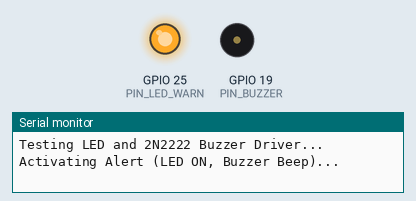
Recording of a sketch running on a simulated ESP32. Parts: output pins drawn as LEDs (lit = HIGH), buzzer (waves = sounding, pin HIGH), the last lines printed to the serial monitor.

Above: at 0.5 s.
At 3.07 s:
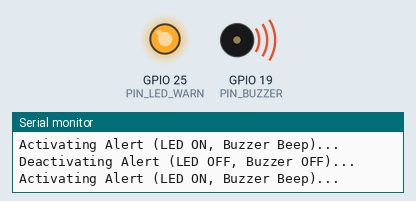
At 5.0 s:
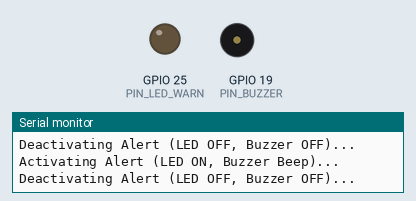
Timing chart, 0 to 6.9 s (numbered marks = the images above):
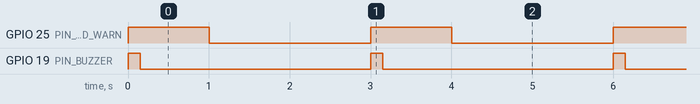

Measured:
- by itself, GPIO 25 (PIN_LED_WARN): alternates HIGH for 1.0 s and LOW for 2.0 s
- by itself, GPIO 19 (PIN_BUZZER): alternates HIGH for 0.15 s and LOW for 2.9 s
- by itself, everything shown: repeats every 3.0 s, in 3 steps

The sketch:

02_alerts_test.ino
```cpp
#define PIN_LED_WARN 25  // Through 220R resistor to LED Anode
#define PIN_BUZZER   19  // Through 1k resistor to 2N2222 Base

void setup() {
  Serial.begin(115200);
  Serial.println("Testing LED and 2N2222 Buzzer Driver...");

  pinMode(PIN_LED_WARN, OUTPUT);
  pinMode(PIN_BUZZER, OUTPUT);
}

void loop() {
  Serial.println("Activating Alert (LED ON, Buzzer Beep)...");
  digitalWrite(PIN_LED_WARN, HIGH);
  digitalWrite(PIN_BUZZER, HIGH);
  delay(150); // Short chirp

  digitalWrite(PIN_BUZZER, LOW);
  delay(850); // Keep LED on for remaining duration

  Serial.println("Deactivating Alert (LED OFF, Buzzer OFF)...");
  digitalWrite(PIN_LED_WARN, LOW);
  digitalWrite(PIN_BUZZER, LOW);
  delay(2000);
}
```
